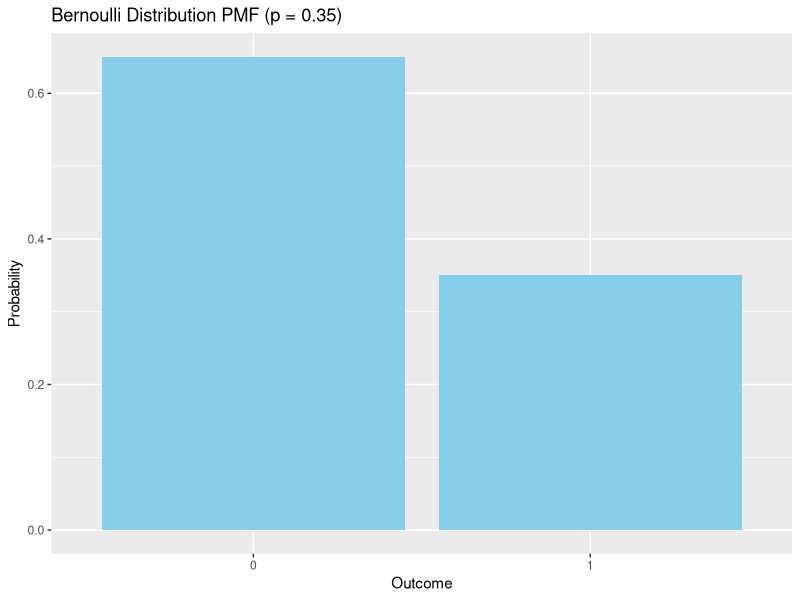
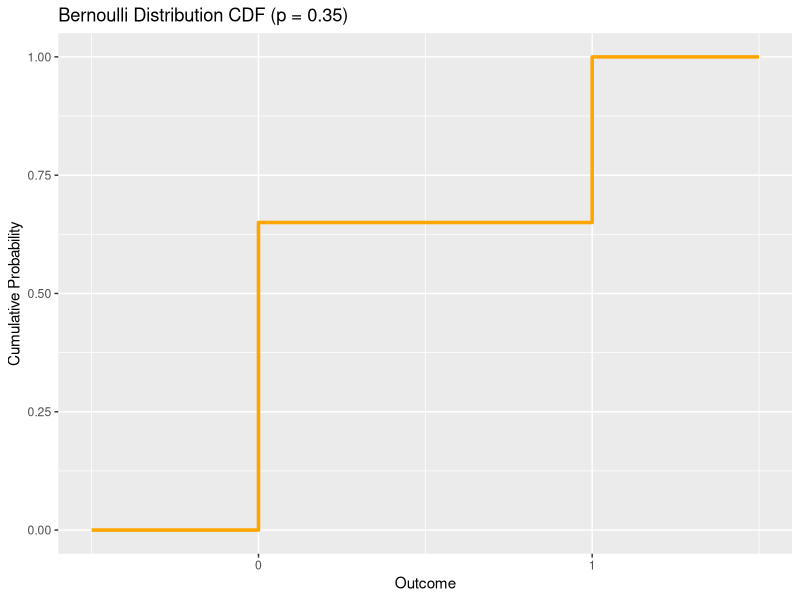
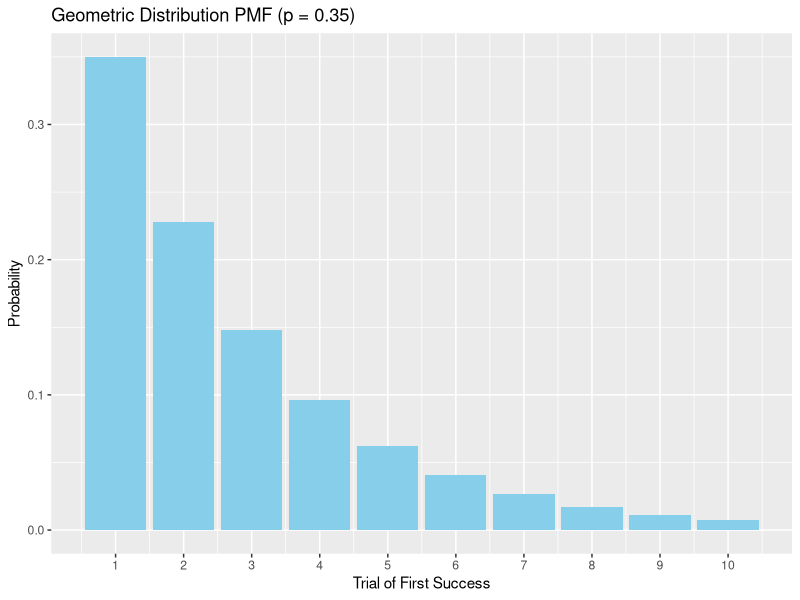
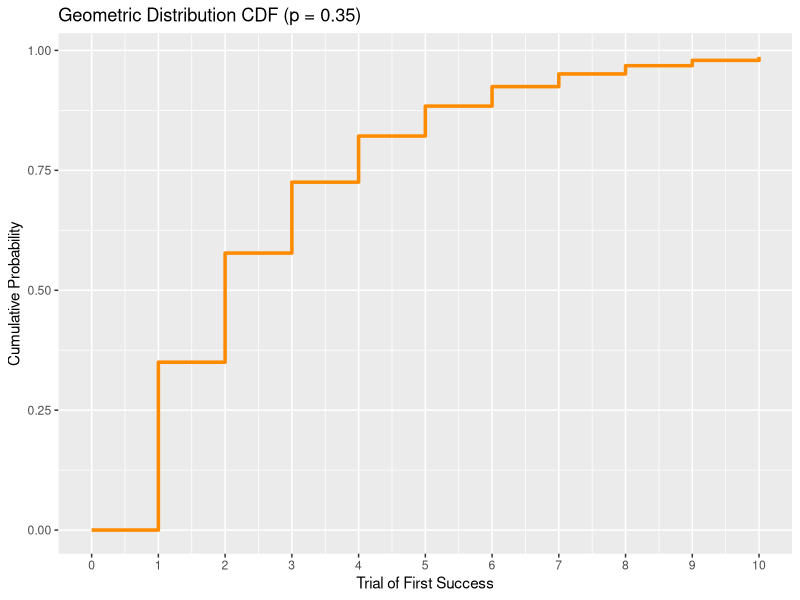
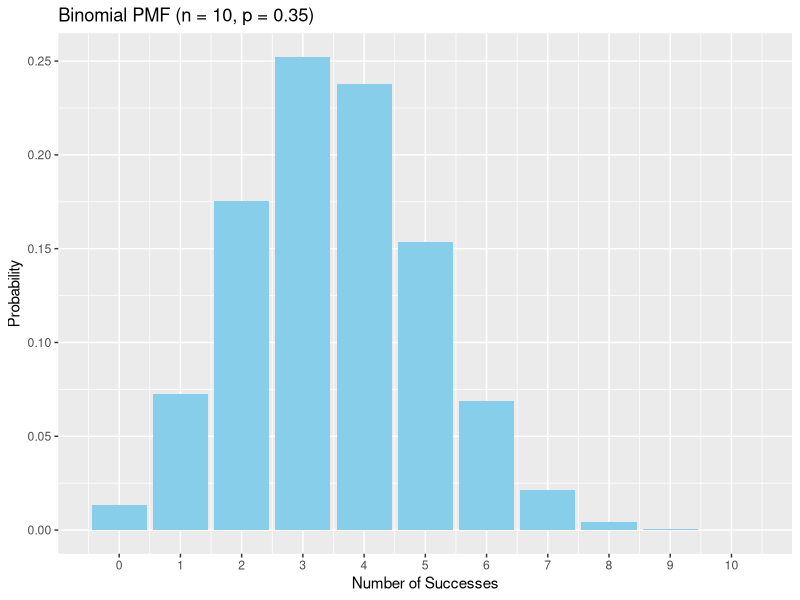
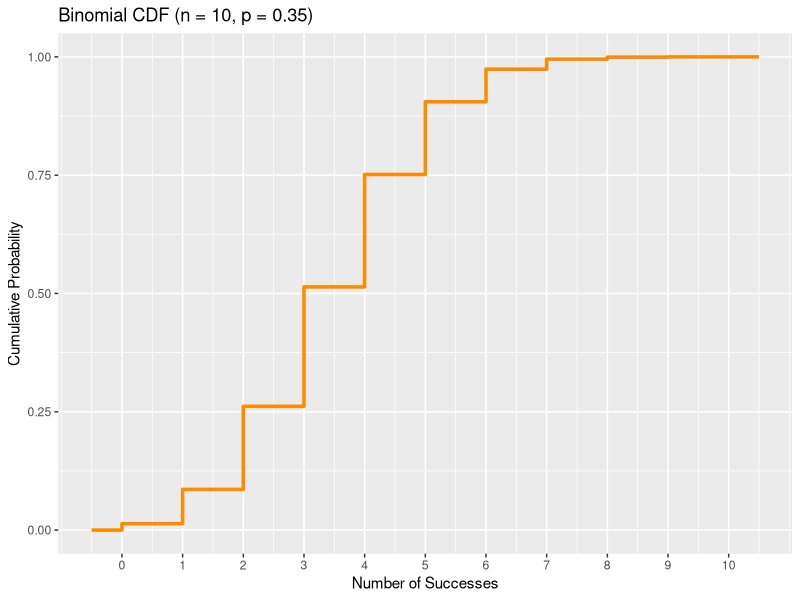

The R source for these figures, in order:
library(ggplot2)

# Parameters
p <- 0.35
n_max <- 10
outcomes <- 1:n_max

# Bernoulli PMF
bernoulli_pmf <- data.frame(
  outcome = c(0, 1),
  probabilities = c(1 - p, p)
) 
bern_pmf_plot <- ggplot(data = bernoulli_pmf, aes(x = factor(outcome), y = probabilities)) +
  geom_bar(stat = "identity", fill = "skyblue") +
  scale_x_discrete(breaks = c(0, 1)) +
  labs(title = "Bernoulli Distribution PMF (p = 0.35)",
       x = "Outcome",
       y = "Probability")
ggsave("Bernoulli_PMF.png", bern_pmf_plot, width = 4, height = 2.5, units = "in")

# Bernoulli CDF
bernoulli_cdf <- data.frame(
  outcome = c(-0.5, 0, 1, 1.5),
  cumulative = c(0, 1 - p, 1, 1)
)
bern_cdf_plot <- ggplot(data = bernoulli_cdf, aes(x = outcome, y = cumulative)) +
  geom_step(direction = "hv", size = 1.2, color = "orange") +
  scale_x_continuous(breaks = c(0, 1)) +
  labs(title = "Bernoulli Distribution CDF (p = 0.35)",
       x = "Outcome",
       y = "Cumulative Probability")  
ggsave("Bernoulli_CDF.png", bern_cdf_plot, width = 4, height = 2.5, units = "in")

# Geometric PMF
pmf <- dgeom(outcomes - 1, prob = p) # R's dgeom uses number of failures before first success
theoretical_pmf <- data.frame(outcomes, probabilities = pmf)

geom_pmf_plot <- ggplot(data = theoretical_pmf, aes(x = outcomes, y = probabilities)) +
  geom_bar(stat = "identity", fill = "skyblue") +
  scale_x_continuous(breaks = 1:n_max) +
  labs(title = "Geometric Distribution PMF (p = 0.35)",
       x = "Trial of First Success",
       y = "Probability")
ggsave("Geometric_PMF.png", geom_pmf_plot, width = 4, height = 2.5, units = "in")

# Geometric CDF
cdf <- pgeom(outcomes - 1, prob = p)
theoretical_cdf <- data.frame(
  outcomes = c(0, outcomes),
  cumulative = c(0, cdf)
)

geom_cdf_plot <- ggplot(data = theoretical_cdf, aes(x = outcomes, y = cumulative)) +
  geom_step(direction = "hv", size = 1.2, color = "darkorange") +
  scale_x_continuous(breaks = c(0, 1:n_max)) +
  labs(title = "Geometric Distribution CDF (p = 0.35)",
       x = "Trial of First Success",
       y = "Cumulative Probability")
ggsave("Geometric_CDF.png", geom_cdf_plot, width = 4, height = 2.5, units = "in")

# Binomial PMF
n_binom <- 10
binom_outcomes <- 0:n_binom
binom_pmf <- dbinom(binom_outcomes, size = n_binom, prob = p)
binom_pmf_df <- data.frame(
  successes = binom_outcomes,
  probability = binom_pmf
)

binom_pmf_plot <- ggplot(binom_pmf_df, aes(x = successes, y = probability)) +
  geom_bar(stat = "identity", fill = "skyblue") +
  scale_x_continuous(breaks = binom_outcomes) +
  labs(title = paste0("Binomial PMF (n = ", n_binom, ", p = ", p, ")"),
       x = "Number of Successes",
       y = "Probability")
ggsave("Binomial_PMF.png", binom_pmf_plot, width = 4, height = 2.5, units = "in")

# Binomial CDF
binom_cdf <- pbinom(binom_outcomes, size = n_binom, prob = p)
binom_cdf_df <- data.frame(
  successes = c(-0.5, binom_outcomes, n_binom + 0.5),
  cumulative = c(0, binom_cdf, 1)
)
binom_cdf_plot <- ggplot(binom_cdf_df, aes(x = successes, y = cumulative)) +
  geom_step(direction = "hv", size = 1.2, color = "darkorange") +
  scale_x_continuous(breaks = binom_outcomes) +
  labs(title = paste0("Binomial CDF (n = ", n_binom, ", p = ", p, ")"),
       x = "Number of Successes",
       y = "Cumulative Probability")
ggsave("Binomial_CDF.png", binom_cdf_plot, width = 4, height = 2.5, units = "in") 
